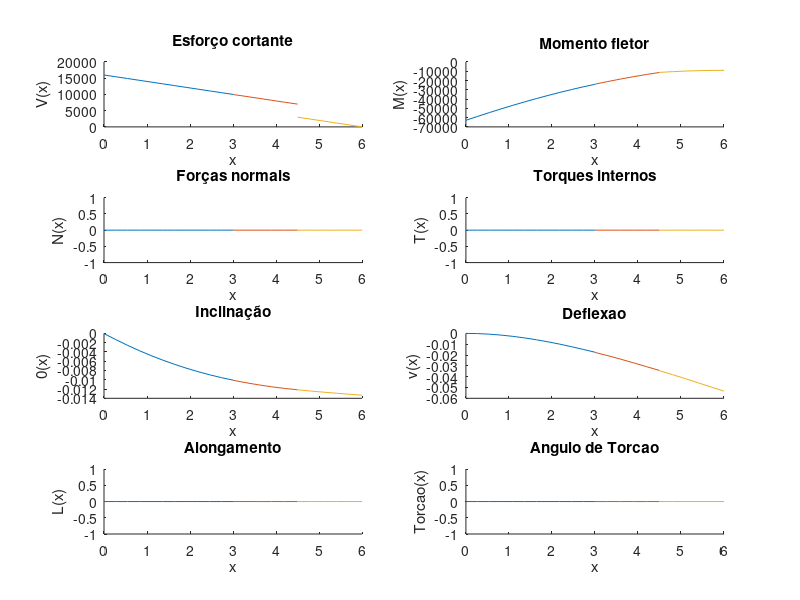

Write the MATLAB code that produced this figure. (Note: this script raises an error after producing the figure.)
clear;
clc;
disp("#####################################################################");
disp("REFERENCIAIS/CONVENÇÕES:");
disp("1a. Forças verticais são positivas no sentido positivo do eixo Y (de baixo para cima).");
disp("1b. Forças horizontais são positivas no sentido positivo do eixo X (da esquerda para direita).");
disp("Por exemplo, para marcar forças pontuais que são: verticais para cima: usa-se angulo 90; verticais para baixo: usa-se angulo 270; horizontais para direita: usa-se angulo 0; horizontais para esquerda: usa-se angulo 180")
disp("1c. Torques são positivos no sentido positivo do eixo X (para a direita).");
disp("1d. Momentos são positivos no sentido horário.");
disp("1e. Caso forças de carregamento estejam sobrepostas, cabe ao usário fazer a devida soma das funções, separando-o em mais de um carregamento caso seja necessário")
disp("1f. Como adotamos refencial de forças de cima pra baixo como negativo, carregamentos que atuem em cima da barra devem ter valor de sua função negativa")
disp("");
disp("2. Os referencias são adotados todos a partir do início da viga, ou seja, posição (0,0)");
disp("O engaste será sempre localizado na parte esquerda da barra.") 
disp("");
disp("3. Todas as unidades devem estar no SI menos os ângulos que estão em graus");
disp("#####################################################################\n");


function moduloElasticidade = getModuloElasticidade()
    moduloElasticidade = input("Insira o modulo de elasticidade");
endfunction

function moduloCisalhamento = getModuloCisalhamento()
    moduloCisalhamento = input("Insira o modulo de cisalhamento");
endfunction

function infoFormato = getFormato()
    formato = input("Insira o numero correspondente ao formato da barra. 1 - Retangular. 2 - Circulo. 3 - Coroa circular.");
    if(formato == 1)
      b = input("Insira o valor da largura em metros.");
      h = input("Insira o valor da altura em metros.");
      momentoIneriaPolarEmZ = (b*(power(h,3)))/2;
      momentoIneriaPolarEmY = (h*(power(b,3)))/2;
      momentoInerciaPolar = momentoIneriaPolarEmZ + momentoIneriaPolarEmY;
      areaTransversal = h*b
    elseif(formato == 2)
      d = input("Insira o valor do diametro em metros.");
      momentoInerciaPolar = (2 * (3.14 * (power(d,4))))/64;
      areaTransversal = 3.14*(power(d/2,2));
    else
      d_e = input("Insira o valor do diametro externo em metros.");
      d_i = input("Insira o valor do diametro interno em metros.");
      momentoInerciaPolar = (2 * (3.14 * ((power(d_e,4))-(power(d_i,4)))))/64;
      areaTransversal = 3.14*(power(d_e/2,2)) - 3.14*(power(d_i/2,2));
    endif

    infoFormato = [momentoInerciaPolar,areaTransversal];
endfunction



function forcaCarregamento = calcForcaCarregamento(carregamento)
  ini = carregamento(1);
  fim = carregamento(2);
  coefs = transpose(carregamento(3:end));
  integral = polyint(coefs);
  forcaCarregamento = polyval(integral, fim) - polyval(integral, ini);
endfunction

function momentoCarregamento = calcMomentoCarregamento(carregamento)
  ini = carregamento(1);
  fim = carregamento(2);
  coefs = carregamento(3:end);
  coefs = [coefs, 0];
  integral = polyint(coefs);
  #como o referencial sempre estará no 0 do eixo x, o carregamento gerará um momento contrário ao seu sinal.
  momentoCarregamento = -1*(polyval(integral, fim) - polyval(integral, ini));
endfunction

function forcasExternas = getForcas()
  numForcasPontuais = input("Quantas forças pontuais estão sendo aplicadas na viga: ");

  forcasExternas = zeros(numForcasPontuais,3); # [x, fx, fy]

  if (numForcasPontuais > 0)
    disp("");
    disp("Para cada força, digite sua posição na viga, intensidade, ângulo em graus");
    for i = 1:numForcasPontuais
      disp(sprintf("Força %d\n", i));
      pos = input("Posição: ");
      intensidade = input("Intensidade: ");
      angulo = input("Ângulo: ");
      
      fx = intensidade*cos(deg2rad(angulo));
      fy = intensidade*sin(deg2rad(angulo));
      
      forcasExternas(i,:) = [pos;fx;fy];
      
      disp("Força computada com sucesso!\n");
    endfor
  endif
endfunction

function torques = getTorques()
  numTorques = input("Quantos torques estao sendo aplicados na viga: ");

  torques = zeros(numTorques,2); # [x, intensidade]

  if (numTorques > 0)
    disp("");
    disp("Para cada torque, digite sua posição e sua intensidade - lembrando que se a intensidade é negativa, o torque é tido no sentido oposto do eixo X.");
    for i = 1:numTorques
      disp(sprintf("Torque %d\n", i));
      pos = input("Posição: ");
      intensidade = input("Intensidade: ");
      
      torques(i, :) = [pos;intensidade];
      
      disp("Torque computado com sucesso!\n");
    endfor
  endif
endfunction

function momentos = getMomentos()
  numMomentos = input("Quantos momentos estao sendo aplicados na viga: ");

  momentos = zeros(numMomentos,2); # [x, intensidade]

  if (numMomentos > 0)
    disp("");
    disp("Para cada momento, digite sua posição e sua intensidade - lembrando que se a intensidade é negativa, o momento é tido no sentido horário.");
    for i = 1:numMomentos
      disp(sprintf("Momento %d\n", i));
      pos = input("Posição: ");
      intensidade = input("Intensidade: ");
      
      momentos(i, :) = [pos;intensidade];
      
      disp("Momento computado com sucesso!\n");
    endfor
  endif
endfunction


function carregamentos = getCarregamentos()
  numCarregamentos = input("Quantos carregamentos distribuídos estão sendo aplicados na viga: ");
  
  if (numCarregamentos > 0)
    n = input("Digite o grau máximo 'n' da função de carregamento: ")
    carregamentos = zeros(numCarregamentos, n+3); # [posIni, posFim, coefs]

    disp("");
    disp("Para cada carregamento, digite as suas posições inicial e final e sua função polinomial (em N/m)");
    for i = 1:numCarregamentos
      disp(sprintf("Carregamento %d\n", i));
      posIni = input("Posição inicial: ");
      posFim = input("Posição final: ");
      coefs = input("Coeficientes (seguindo o padrão) [an;an-1;...;a1;a0], lembrando que deve-se preencher completamente mesmo quando o coeficiente for 0:");
      
      carregamentos(i, :) = [posIni;posFim;coefs];
      
      disp("Carregamento computado com sucesso.");
    endfor
  else
    carregamentos = zeros(0, 3); # [posIni, posFim, coefs]
  endif
endfunction

###############################################
######## ENTRADA! ###########
###############################################
%{
tamanhoViga = input("Digite o tamanho da viga: ");
forcas = getForcas();
torques = getTorques();
momentos = getMomentos();
carregamentos = getCarregamentos();


if tamanhoViga == 0
  error("Viga inexistente")
endif
%}

tamanhoViga = 6;
momentos = zeros(0,2);
forcas = [4.5,0,-4000;6,0,-6000]
carregamentos = [0,3,-2000]
torques = zeros(0,2);
momentos = zeros(0,2);
infoFormato = [ 1.04*power(10,-3),0.08];
moduloElasticidade = 12* power(10,9);
moduloCisalhamento = 1;


###############################################
######## CÁLCULOS PARA O ENGASTADO! ###########
###############################################

disp("#####################################################################");
disp("Reações de apoio para Apoio fixo ou engastado:");

# 1. Equilibrio de forças na horizontal:
fx = -1*(sum(forcas(:,2))); #Forças pontuais
printf("Fx: %.2f\n", fx);

# 2. Equilibrio de forças na vertical:
forcaCarregamento = 0;
for i = 1:rows(carregamentos) #Forças de carregamento distribuído
  forcaCarregamento = forcaCarregamento + calcForcaCarregamento(carregamentos(i,:));
endfor
fy = -1*(forcaCarregamento + sum(forcas(:,3))); #Forças pontuais
printf("Fy: %.2f\n", fy);
ForcaApoioVertical = fy;

# 3. Equilibrio de torques:
torque = -1*sum(torques(:,2));
printf("Torque: %.2f\n", torque);

# 4. Equilibrio de momentos:
#Momento de carregamento
momentoCarregamento = 0;
for i = 1:rows(carregamentos) #Momento do carregamento distribuído
  xResultante = calcMomentoCarregamento(carregamentos(i,:))/calcForcaCarregamento(carregamentos(i,:));
  momentoCarregamento = momentoCarregamento + xResultante*calcForcaCarregamento(carregamentos(i,:));
endfor

# Momentos pontuais
momentoExterno = sum(momentos(:,2));
#Momentos gerados pelas forças externas 
momento_forcas = -1*(dot(forcas(:,1), forcas(:, 3)));

momento = -1*(momentoExterno + momento_forcas + momentoCarregamento);
printf("Momento: %.2f\n", momento);
MomentoApoio = momento;
disp("#####################################################################\n");

######################################
# DIAGRAMA DE ESFORÇOS SOLICITANTES
######################################
# Pontos de interesse
# Sempre escolhemos o lado esquerdo da secção para encontar as forças solicitantes,
# pois ele tem o ponto considerado o nosso referencial 0.
if (fy)
  forcas = [forcas;[0,0,fy]];
endif
if (fx)
  forcas = [forcas;[0,fx,0]];
endif
if (torque)
  torques = [torques;[0,torque]];
endif
if(momento)
  momentos = [momentos;[0,momento]]
endif

function f_final = integral_de_singularidade(f)
  f_final = f;
  for i = 1:rows(f)
    if f_final(i,3) < 1
      f_final(i,3) = f_final(i,3) + 1;
    else
      f_final(i,3) = f_final(i,3) + 1;
      f_final(i,1) = f_final(i,1)/f_final(i,3);
    endif
  endfor
endfunction

function resultado = resolve_equacao(f,x)
  resultado = 0;
  for i = 1:rows(f)
    if f(i,3) <= -1
      continue;
    elseif x < f(i,2) 
      continue;
    else
      resultado = resultado + (f(i,1)*((x - f(i,2))^f(i,3)));
    endif
  endfor
endfunction


PontosDeInteresse = [unique(vertcat(0.0,forcas(:,1),momentos(:,1),carregamentos(:,1),carregamentos(:,2),torques(:,1)))]



# q(x) = [intensidade, inicio, expoente; ...]
q = [];
for i = 1:rows(forcas)
  if forcas(i,3) != 0
    q = [q;[forcas(i,3),forcas(i,1),-1]];
  endif
endfor
for i = 1:rows(momentos)
  q = [q;[momentos(i,2),momentos(i,1),-2]];
endfor
for i = 1:rows(carregamentos)
  coefs = carregamentos(i,3:end);
  for j = 1:columns(coefs)
    if coefs(j) != 0
      q = [q;[coefs(j),carregamentos(i,1),columns(coefs)-j]];
    endif
  endfor
endfor

# f_x = [intensidade, inicio, expoente; ...]
f_x = [];
for i = 1:rows(forcas)
  if forcas(i,2) != 0
    f_x = [f_x;[forcas(i,2),forcas(i,1),-1]];
  endif
endfor
f_x

#t(x) = [intensidade, inicio, expoente; ...]
t = [];
for i = 1:rows(torques)
  t = [t;[torques(i,2),torques(i,1),-1]];
endfor
torques
t


#V(x) = integral_de_singularidade(q) = [intensidade, inicio, expoente; ...]
q
V_x = integral_de_singularidade(q)
M_x = integral_de_singularidade(V_x)
Teta_x = integral_de_singularidade(M_x)
v_x = integral_de_singularidade(Teta_x)

N_x = integral_de_singularidade(f_x)
L_x = integral_de_singularidade(N_x)

T_x = integral_de_singularidade(t)
TORCAO_x = integral_de_singularidade(T_x)

constanteTETA = -(resolve_equacao(Teta_x,0-0.01))
constanteV = -(resolve_equacao(v_x,0-0.01))
constanteL = -(resolve_equacao(L_x,0-0.01))
constanteTORCAO = -(resolve_equacao(TORCAO_x,0-0.01))


####################################################################
# Calculo dos valores da tabela necessario para montar o diagrama
####################################################################
for i = 2:rows(PontosDeInteresse)  
  # Criando valores de x no intervalo de dois pontos de interesse
  X = transpose(linspace(PontosDeInteresse(i-1),PontosDeInteresse(i),max((PontosDeInteresse(i)-PontosDeInteresse(i-1))*4,2)));
  Xizao = linspace(PontosDeInteresse(i-1),PontosDeInteresse(i),(PontosDeInteresse(i)-PontosDeInteresse(i-1))*4)
  DadosDoDiagrama_V_x = zeros(rows(X), 1);
  DadosDoDiagrama_M_x = zeros(rows(X), 1);
  DadosDoDiagrama_N_x = zeros(rows(X), 1);
  DadosDoDiagrama_T_x = zeros(rows(X), 1);
  DadosDoDiagrama_TETA_x = zeros(rows(X), 1) + constanteTETA;
  DadosDoDiagrama_v_x = zeros(rows(X), 1) + constanteV;
  DadosDoDiagrama_L_x = zeros(rows(X), 1) + constanteL;
  DadosDoDiagrama_TORCAO_x = zeros(rows(X), 1) + constanteTORCAO;


  for j = 1:rows(X)
    x = X(j);
    if j == 1
      V = resolve_equacao(V_x, X(j)+0.01)
      M = resolve_equacao(M_x, X(j)+0.01);
      N = resolve_equacao(N_x, X(j)+0.01);
      T = resolve_equacao(T_x, X(j)+0.01)
      TETA = (resolve_equacao(Teta_x,X(j)+0.01)) * (1/(moduloElasticidade*infoFormato(1)));
      v = (resolve_equacao(v_x,X(j)+0.01)) * (1/(moduloElasticidade*infoFormato(1)));
      L = (resolve_equacao(L_x,X(j)+0.01)) * (1/(moduloElasticidade*infoFormato(2)));
      TORCAO = (resolve_equacao(TORCAO_x,X(j)+0.01)) * (1/(moduloCisalhamento*infoFormato(1)));

    elseif j == rows(X)
      V = resolve_equacao(V_x, X(j)-0.01)
      M = resolve_equacao(M_x, X(j)-0.01);
      N = resolve_equacao(N_x, X(j)-0.01);
      T = resolve_equacao(T_x, X(j)-0.01);
      TETA = resolve_equacao(Teta_x,X(j)-0.01) * (1/(moduloElasticidade*infoFormato(1)));
      v = resolve_equacao(v_x,X(j)-0.01) * (1/(moduloElasticidade*infoFormato(1)));
      L = resolve_equacao(L_x,X(j)-0.01) * (1/(moduloElasticidade*infoFormato(2)));
      TORCAO = resolve_equacao(TORCAO_x,X(j)-0.01) * (1/(moduloCisalhamento*infoFormato(1)));


    else
      V = resolve_equacao(V_x, X(j))
      M = resolve_equacao(M_x, X(j));
      N = resolve_equacao(N_x, X(j));
      T = resolve_equacao(T_x, X(j))
      TETA = resolve_equacao(Teta_x,X(j)) * (1/(moduloElasticidade*infoFormato(1)));
      v = resolve_equacao(v_x,X(j)) * (1/(moduloElasticidade*infoFormato(1)));
      L = resolve_equacao(L_x,X(j)) * (1/(moduloElasticidade*infoFormato(2)));
      TORCAO = resolve_equacao(TORCAO_x,X(j)) * (1/(moduloCisalhamento*infoFormato(1)));
  
    endif

        
    #printf(DadosDoDiagrama_V_x(j));
    DadosDoDiagrama_V_x(j) = [V];
    DadosDoDiagrama_M_x(j) = [M];
    DadosDoDiagrama_N_x(j) = [N];
    DadosDoDiagrama_T_x(j) = [T];
    DadosDoDiagrama_TETA_x(j) = [TETA];
    DadosDoDiagrama_v_x(j) = [v];
    DadosDoDiagrama_L_x(j) = [L];
    DadosDoDiagrama_TORCAO_x(j) = [TORCAO];


  endfor 
  printf("aaaaaaaaaaaaaaaaaaaaaaaaaaa")
  # plot da função para cada intervalo dos pontos de interesse
  

  subplot(4,2,1);
  hold on;
  xlabel ("x");
  ylabel ("V(x)");
  title ("Esforço cortante");
  plot(X,DadosDoDiagrama_V_x);
  hold off;     
  
  subplot(4,2,2);
  hold on;
  xlabel ("x");
  ylabel ("M(x)");
  title ("Momento fletor");
  plot(X,DadosDoDiagrama_M_x);
  hold off;

  subplot(4,2,3);
  hold on;
  xlabel ("x");
  ylabel ("N(x)");
  title ("Forças normais");
  plot(X,DadosDoDiagrama_N_x);
  hold off;

  subplot(4,2,4);
  hold on;
  xlabel ("x");
  ylabel ("T(x)");
  title ("Torques internos");
  plot(X,DadosDoDiagrama_T_x);
  hold off;

  subplot(4,2,5);
  hold on;
  xlabel ("x");
  ylabel ("0(x)");
  title ("Inclinação");
  plot(X,DadosDoDiagrama_TETA_x);
  hold off;

  subplot(4,2,6);
  hold on;
  xlabel ("x");
  ylabel ("v(x)");
  title ("Deflexao");
  plot(X,DadosDoDiagrama_v_x);
  hold off;

  subplot(4,2,7);
  hold on;
  xlabel ("x");
  ylabel ("L(x)");
  title ("Alongamento");
  plot(X,DadosDoDiagrama_L_x);
  hold off;

  subplot(4,2,8);
  hold on;
  xlabel ("x");
  ylabel ("Torcao(x)");
  title ("Angulo de Torcao");
  plot(X,DadosDoDiagrama_TORCAO_x);
  hold off;
endfor
print diagramaForcasSolicitantes.pdf;
open diagramaForcasSolicitantes.pdf
